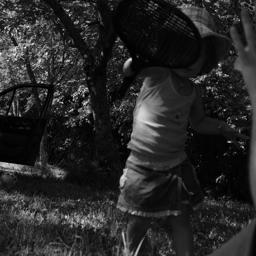
#> input picture Datasets/BOSSBase/stego/1267.png, 256 x 256 px, given in place of MFR.jpg, which was not available
$ python -i userInterface.py   (imports and definitions only)
#> lines starting #> are read from the running program, lines starting #| are printed output that depends on the picture; pictures that were not available may be replaced by others from this repository, and a replacement may not be noted

from tkinter import *
import tkinter as tk
from tkinter import filedialog
from tkinter.filedialog import askopenfile
from PIL import Image, ImageTk
import scipy.signal as sp
import cv2
import numpy as np
import pandas as pd
import math
import joblib
import time
import sklearn

# global img
# [5 lines not run here, left out]

# [1 line that did not run here, left out]

# [1 line that did not run here, left out]
# [1 line not run here, left out]

# [1 line that did not run here, left out]
# [1 line not run here, left out]

# [1 line that did not run here, left out]
# [7 lines not run here, left out]
# [2 lines that did not run here, left out]

# [1 line not run here, left out]

# [1 line that did not run here, left out]
# [1 line not run here, left out]

# [1 line that did not run here, left out]
# [1 line not run here, left out]

# [1 line that did not run here, left out]
# [1 line not run here, left out]

# [1 line that did not run here, left out]
# [1 line not run here, left out]

#returns a giant matrix containing smaller matrices (size- kernel size) -> sampled matrix
def get_sub_matrices_custom_padding(orig_matrix, kernel_size):
    width = len(orig_matrix[0])
    height = len(orig_matrix)
    blksize = math.floor(int(kernel_size[1]/3))
    giant_matrix = []
    for i in range(0, height - kernel_size[1] + 1,blksize):
        for j in range(0, width - kernel_size[0] + 1,blksize):
            giant_matrix.append(
                [
                    [orig_matrix[col][row] for row in range(j, j + kernel_size[0])]
                    for col in range(i, i + kernel_size[1])
                ]
            )
    img_sampling = np.array(giant_matrix)
    return img_sampling

# [130 lines left out: functions getMedianFilteredMatrix, convert_image_matrix, combine, upload_file, get_MFR, not called in this run]

#returns a giant matrix containing smaller matrices (size- kernel size) -> sampled matrix
def get_image_blocks(dimensions,img_mat):
    rows = len(img_mat[0])
    columns = len(img_mat)

    giant_matrix = []
    for i in range(0, rows,dimensions[0]):
        for j in range(0, columns,dimensions[0]):
            giant_matrix.append(
                [
                        [img_mat[col][row] for row in range(i, i + dimensions[0])]
                        for col in range(j, j + dimensions[0])
                ]
            )


    img_sampling = np.array(giant_matrix)
    return img_sampling

# [120 lines left out: functions addborders, getImageBlocks, classifyForgedBlocks, not called in this run]

def extractFeatures():
    global df
    column_names=['image_name','image_patch_index','corr_max_1', 'corr_max_2', 'corr_max_3','corr_max_4', 'corr_max_5', 'corr_max_6','corr_max_7', 'corr_max_8','eudist_1', 'eudist_2', 'eudist_3','eudist_4', 'eudist_5', 'eudist_6','eudist_7', 'eudist_8','Variance','Entropy']
    df = pd.DataFrame(columns=column_names)


    MFR_mat = cv2.imread("C:/Users/ASUS/Desktop/FYP/forgeryLocalisation/MFR.jpg",0)
#> MFR_mat is the input picture: shape (256, 256); min 0, max 255, mean 38.9
    MFR_mat_padded = np.pad(MFR_mat, 128, mode='constant')
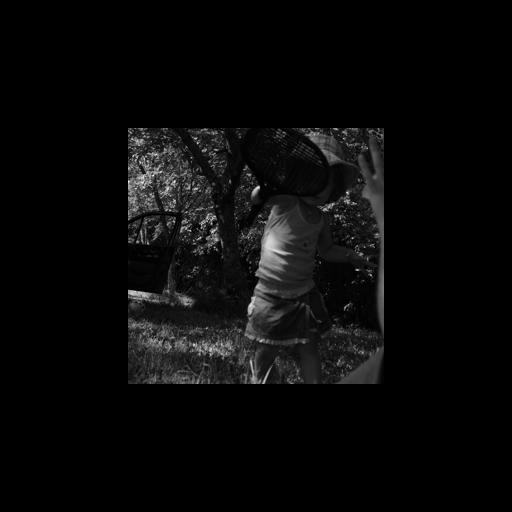
#> MFR_mat_padded: shape (512, 512); min 0, max 255, mean 9.7
    image_patches_padded = get_sub_matrices_custom_padding(MFR_mat_padded,(384,384))
#> in get_sub_matrices_custom_padding, `width = len(orig_matrix[0])`: width = 512
#> after the loop in get_sub_matrices_custom_padding, `for i in range(0, height - kernel_size[1] + 1,blksize):`: giant_matrix = 4 items
    for i in range(0,len(image_patches_padded)):
        image_patches = get_image_blocks((128,128),image_patches_padded[i])

        #np.uint32 data type is not supported by OpenCV (it supports uint8, int8, uint16, int16, int32, float32, float64)
        converted_matrix_rb = image_patches[4].astype('float32')
        if(len(converted_matrix_rb.shape)==3):
            converted_matrix_gray = cv2.cvtColor(converted_matrix_rb, cv2.COLOR_GRAY2BGR)
        else:
            converted_matrix_gray = converted_matrix_rb
        # print(len(converted_matrix_rb.shape))
        # time.sleep(3)


        hist_rb = cv2.calcHist([converted_matrix_gray], [0], None, [256], [0, 256])
        cv2.normalize(hist_rb, hist_rb, alpha=0, beta=1, norm_type=cv2.NORM_MINMAX)

        # #calculate entropy
        ent = 0
        for j in range(0,256):
            if(hist_rb[j][0]!=0):
                ent -= hist_rb[j][0] * math.log(abs(hist_rb[j][0]))

        n_blks_corr = []
        n_blks_eudist = []
        for index in range(0,9):
            if (index == 4):
                continue
            else:

                corr = sp.correlate2d(image_patches[4],
                                    image_patches[index],
                                    mode='full')

                n_blks_corr.append(corr.max())

                converted_matrix_nb = image_patches[index].astype('float32')
                if(len(converted_matrix_nb.shape)==3):

                    converted_matrix_new_gray = cv2.cvtColor(converted_matrix_nb, cv2.COLOR_GRAY2BGR)
                else:
                    converted_matrix_new_gray = converted_matrix_nb

                hist_nb = cv2.calcHist([converted_matrix_new_gray], [0], None, [256], [0, 256])
                cv2.normalize(hist_nb, hist_nb, alpha=0, beta=1, norm_type=cv2.NORM_MINMAX)

                # above is equivalent to cv2.norm()
                eu_dist = cv2.norm(hist_rb, hist_nb, normType=cv2.NORM_L2)
                n_blks_eudist.append(eu_dist)
        data = [filename,i,n_blks_corr[0], n_blks_corr[1],n_blks_corr[2], n_blks_corr[3], n_blks_corr[4], n_blks_corr[5], n_blks_corr[6],n_blks_corr[7],n_blks_eudist[0],n_blks_eudist[1],n_blks_eudist[2],n_blks_eudist[3],n_blks_eudist[4],n_blks_eudist[5],n_blks_eudist[6],n_blks_eudist[7],np.var(image_patches[4]),ent]
        print(data)
        dfTemp = pd.DataFrame([data], columns=column_names)
        # row = pd.Series([filename,i,n_blks_corr[0], n_blks_corr[1],n_blks_corr[2], n_blks_corr[3], n_blks_corr[4], n_blks_corr[5], n_blks_corr[6],n_blks_corr[7],n_blks_eudist[0],n_blks_eudist[1],n_blks_eudist[2],n_blks_eudist[3],n_blks_eudist[4],n_blks_eudist[5],n_blks_eudist[6],n_blks_eudist[7],np.var(image_patches[4]),ent], index=df.columns)
        df = pd.concat([df, dfTemp])
#> this loop made 1 pass
#> (rows in get_image_blocks, columns in get_image_blocks) on pass 1: (384, 384)
#> pass 1, in extractFeatures, `converted_matrix_rb = image_patches[4].astype('float32')`:
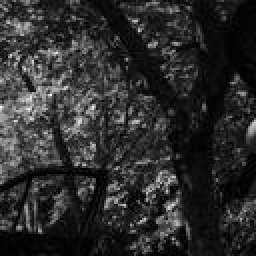
#> converted_matrix_rb: shape (128, 128) float32 (shown 2 times larger); min 0, max 255, mean 44
#> after the loop:
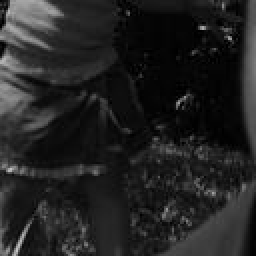
#> converted_matrix_nb: shape (128, 128) float32 (shown 2 times larger); min 0, max 195, mean 34.5
#> after the loop:
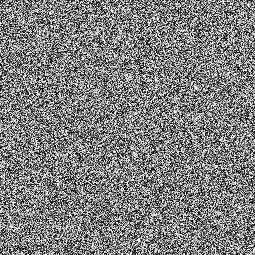
#> corr: shape (255, 255); min 0, max 255, mean 127.1
    print("Completed")


# [2 lines not run here, left out]

#> (the run stopped early here; a loop or call above may not have finished)
